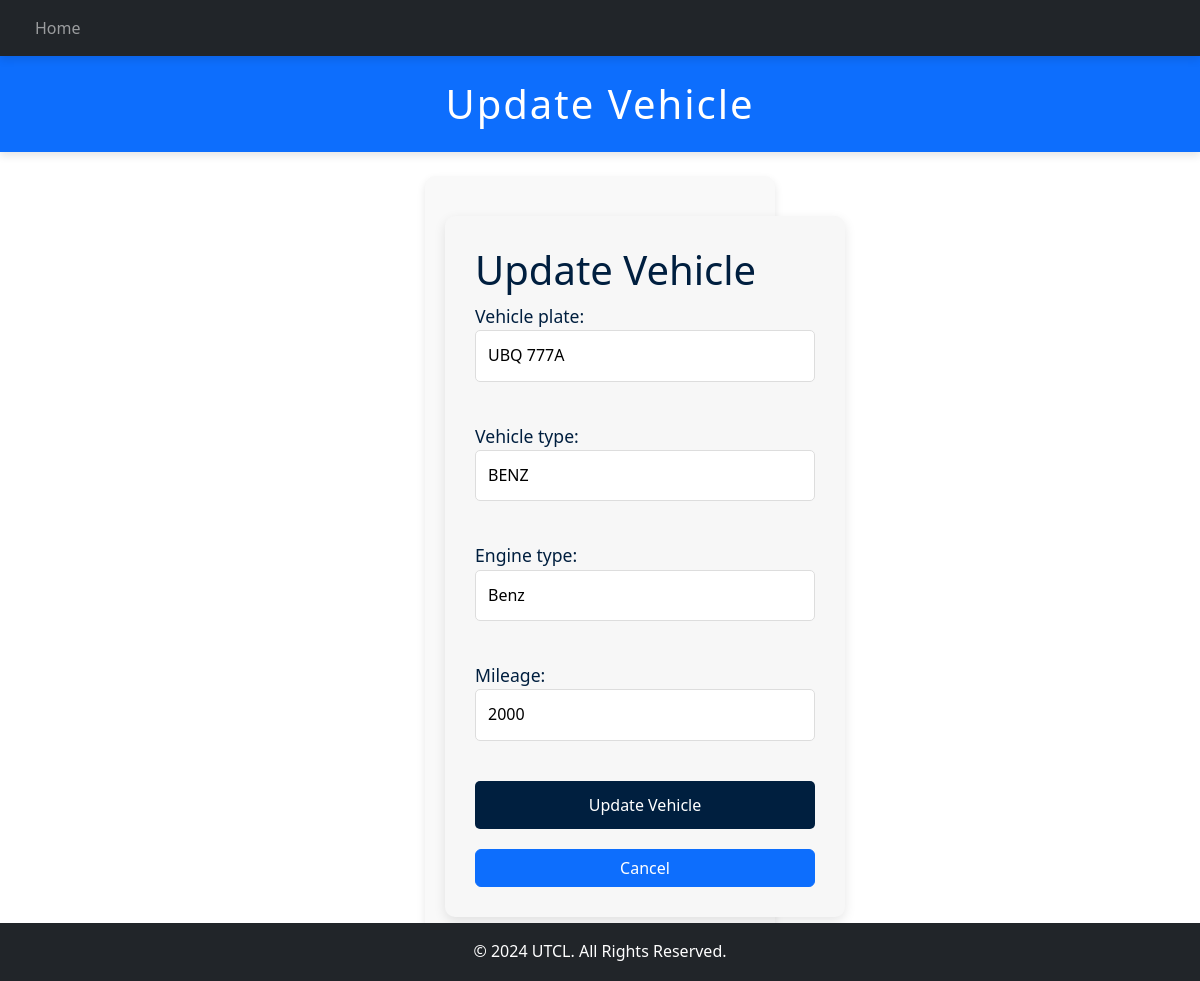
The app's page /edit-vehicle/4/ with its own data.
### fleetApp/models.py (models this page shows, shortened)
class Vehicle(models.Model):
  STATUS = [
    ("Av", "Available"),
    ("Al", "Allocated")
  ]
  vehicle_plate = models.CharField(max_length=20)
  vehicle_type = models.CharField(max_length=50)
  mileage = models.PositiveIntegerField()
  engine_type = models.CharField(max_length=50)
  status = models.CharField(max_length=2, choices=STATUS, default="Available")

### fleetApp/views.py (the view)
# urls.py: path('edit-vehicle/<int:vehicle_id>/', views.vehicle_update, name='edit_vehicle'),
def vehicle_update(request, vehicle_id):
    vehicle = get_object_or_404(Vehicle, id=vehicle_id)
    if request.method == 'POST':
        form = VehicleForm(request.POST, instance=vehicle)
        if form.is_valid():
            form.save()
            return redirect('vehicle')
    else:
        form = VehicleForm(instance=vehicle)
    return render(request, 'fleetApp/vehicle/edit_vehicle.html', {'form': form, 'vehicle': vehicle})

### fleetApp/forms.py
class VehicleForm(forms.ModelForm):
    class Meta:
        model = Vehicle
        fields = ['vehicle_plate', 'vehicle_type', 'engine_type', 'mileage']

### fleetApp/templates/fleetApp/vehicle/edit_vehicle.html (shortened to what this page needs)
{% extends "main.html" %}
{% block header %}Update Vehicle{% endblock %}
{% block content %}
<div class="form-container">
  <h1>Update Vehicle</h1>
  <form method="POST">
    {{ form.as_p }}
    <button type="submit">Update Vehicle</button>
    <a href="{% url 'vehicle' %}" class="btn btn-primary">Cancel</a>
  </form>
</div>
{% endblock %}

### fleetApp/static/css/styles.css (style rules this page uses)
p { font-size: 1.1em; line-height: 1.6; margin-bottom: 20px; }
button { width: 100%; padding: 10px; background-color: #FF851B; border: none; border-radius: 5px; color: #fff; font-size: 1em; cursor: pointer; transition: background-color 0.3s ease; }
button { background-color: #FF851B; color: #fff; border: none; padding: 15px 30px; font-size: 1em; border-radius: 5px; cursor: pointer; transition: background-color 0.3s ease, transform 0.3s ease; }
.form-container { width: 400px; padding: 30px; margin: 20px auto; background-color: #f7f7f7; border-radius: 10px; box-shadow: 0 4px 12px rgba(0, 0, 0, 0.1); }
form { display: flex; flex-direction: column; gap: 20px; }
input[type="text"], input[type="password"], input[type="email"], input[type="number"], select, textarea { width: 100%; padding: 12px; font-size: 16px; border: 1px solid #ddd; border-radius: 5px; transition: border-color 0.3s; }
input[type="submit"], button { padding: 12px; background-color: #001f3f; color: white; border: none; border-radius: 5px; font-size: 16px; cursor: pointer; transition: background-color 0.3s; }

### records on screen
Vehicle: vehicle_plate "UBQ 777A", vehicle_type "BENZ", engine_type "Benz", mileage "2000"
